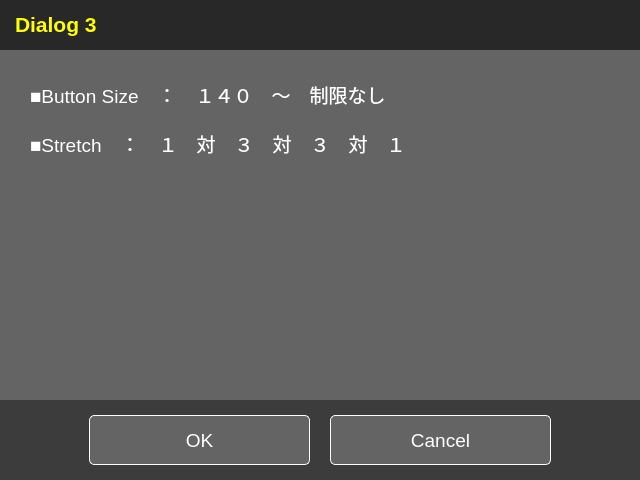
<?xml version="1.0" encoding="UTF-8"?>
<ui version="4.0">
 <class>Dialog4</class>
 <widget class="QDialog" name="Dialog4">
  <property name="geometry">
   <rect>
    <x>0</x>
    <y>0</y>
    <width>640</width>
    <height>480</height>
   </rect>
  </property>
  <property name="maximumSize">
   <size>
    <width>1024</width>
    <height>768</height>
   </size>
  </property>
  <property name="windowTitle">
   <string>Dialog</string>
  </property>
  <layout class="QVBoxLayout" name="verticalLayout">
   <property name="spacing">
    <number>0</number>
   </property>
   <property name="leftMargin">
    <number>0</number>
   </property>
   <property name="topMargin">
    <number>0</number>
   </property>
   <property name="rightMargin">
    <number>0</number>
   </property>
   <property name="bottomMargin">
    <number>0</number>
   </property>
   <item>
    <widget class="QWidget" name="widget" native="true">
     <property name="sizePolicy">
      <sizepolicy hsizetype="Preferred" vsizetype="Fixed">
       <horstretch>0</horstretch>
       <verstretch>0</verstretch>
      </sizepolicy>
     </property>
     <property name="minimumSize">
      <size>
       <width>0</width>
       <height>50</height>
      </size>
     </property>
     <property name="styleSheet">
      <string notr="true">background:rgb(40,40,40);</string>
     </property>
     <layout class="QHBoxLayout" name="horizontalLayout_2">
      <property name="spacing">
       <number>0</number>
      </property>
      <property name="leftMargin">
       <number>15</number>
      </property>
      <property name="topMargin">
       <number>0</number>
      </property>
      <property name="rightMargin">
       <number>5</number>
      </property>
      <property name="bottomMargin">
       <number>0</number>
      </property>
      <item>
       <widget class="QLabel" name="label">
        <property name="sizePolicy">
         <sizepolicy hsizetype="Fixed" vsizetype="Fixed">
          <horstretch>0</horstretch>
          <verstretch>0</verstretch>
         </sizepolicy>
        </property>
        <property name="font">
         <font>
          <pointsize>16</pointsize>
          <weight>75</weight>
          <bold>true</bold>
         </font>
        </property>
        <property name="styleSheet">
         <string notr="true">color:yellow;</string>
        </property>
        <property name="text">
         <string>Dialog 3</string>
        </property>
       </widget>
      </item>
      <item>
       <spacer name="horizontalSpacer_3">
        <property name="orientation">
         <enum>Qt::Horizontal</enum>
        </property>
        <property name="sizeHint" stdset="0">
         <size>
          <width>503</width>
          <height>20</height>
         </size>
        </property>
       </spacer>
      </item>
      <item>
       <widget class="QPushButton" name="pushButton">
        <property name="styleSheet">
         <string notr="true">border:none;
outline:none;</string>
        </property>
        <property name="text">
         <string/>
        </property>
        <property name="icon">
         <iconset resource="iconimages.qrc">
          <normaloff>:/resources/images/097c5d0f-1ed8-4cdd-bd7b-911829b7d10b.png</normaloff>:/resources/images/097c5d0f-1ed8-4cdd-bd7b-911829b7d10b.png</iconset>
        </property>
        <property name="iconSize">
         <size>
          <width>32</width>
          <height>32</height>
         </size>
        </property>
       </widget>
      </item>
     </layout>
    </widget>
   </item>
   <item>
    <widget class="QWidget" name="widget_2" native="true">
     <property name="styleSheet">
      <string notr="true">background:rgb(100,100,100);</string>
     </property>
     <layout class="QVBoxLayout" name="verticalLayout_2">
      <property name="spacing">
       <number>20</number>
      </property>
      <property name="leftMargin">
       <number>30</number>
      </property>
      <property name="topMargin">
       <number>30</number>
      </property>
      <property name="rightMargin">
       <number>0</number>
      </property>
      <property name="bottomMargin">
       <number>0</number>
      </property>
      <item>
       <widget class="QLabel" name="label_2">
        <property name="font">
         <font>
          <pointsize>14</pointsize>
         </font>
        </property>
        <property name="styleSheet">
         <string notr="true">color:white;</string>
        </property>
        <property name="text">
         <string>■Button Size　：　１４０　～　制限なし</string>
        </property>
       </widget>
      </item>
      <item>
       <widget class="QLabel" name="label_3">
        <property name="font">
         <font>
          <pointsize>14</pointsize>
         </font>
        </property>
        <property name="styleSheet">
         <string notr="true">color:white;</string>
        </property>
        <property name="text">
         <string>■Stretch　：　１　対　３　対　３　対　１</string>
        </property>
       </widget>
      </item>
      <item>
       <spacer name="verticalSpacer">
        <property name="orientation">
         <enum>Qt::Vertical</enum>
        </property>
        <property name="sizeHint" stdset="0">
         <size>
          <width>20</width>
          <height>40</height>
         </size>
        </property>
       </spacer>
      </item>
     </layout>
     <zorder>label_2</zorder>
     <zorder>label_3</zorder>
     <zorder>verticalSpacer</zorder>
    </widget>
   </item>
   <item>
    <widget class="QWidget" name="widget_3" native="true">
     <property name="sizePolicy">
      <sizepolicy hsizetype="Preferred" vsizetype="Fixed">
       <horstretch>0</horstretch>
       <verstretch>0</verstretch>
      </sizepolicy>
     </property>
     <property name="minimumSize">
      <size>
       <width>0</width>
       <height>80</height>
      </size>
     </property>
     <property name="styleSheet">
      <string notr="true">background:rgb(60,60,60);</string>
     </property>
     <layout class="QHBoxLayout" name="horizontalLayout" stretch="1,3,3,1">
      <property name="spacing">
       <number>20</number>
      </property>
      <property name="leftMargin">
       <number>15</number>
      </property>
      <property name="topMargin">
       <number>0</number>
      </property>
      <property name="rightMargin">
       <number>15</number>
      </property>
      <property name="bottomMargin">
       <number>0</number>
      </property>
      <item>
       <spacer name="horizontalSpacer">
        <property name="orientation">
         <enum>Qt::Horizontal</enum>
        </property>
        <property name="sizeHint" stdset="0">
         <size>
          <width>89</width>
          <height>20</height>
         </size>
        </property>
       </spacer>
      </item>
      <item>
       <widget class="QToolButton" name="toolButton">
        <property name="sizePolicy">
         <sizepolicy hsizetype="Preferred" vsizetype="Fixed">
          <horstretch>0</horstretch>
          <verstretch>0</verstretch>
         </sizepolicy>
        </property>
        <property name="minimumSize">
         <size>
          <width>140</width>
          <height>50</height>
         </size>
        </property>
        <property name="maximumSize">
         <size>
          <width>16777215</width>
          <height>16777215</height>
         </size>
        </property>
        <property name="font">
         <font>
          <pointsize>14</pointsize>
         </font>
        </property>
        <property name="styleSheet">
         <string notr="true">background:rgb(100, 100, 100);
border-style: solid;
border-width: 1px;
border-color: white;
border-radius: 5px;
color:white;</string>
        </property>
        <property name="text">
         <string>OK</string>
        </property>
       </widget>
      </item>
      <item>
       <widget class="QToolButton" name="toolButton_2">
        <property name="sizePolicy">
         <sizepolicy hsizetype="Preferred" vsizetype="Fixed">
          <horstretch>0</horstretch>
          <verstretch>0</verstretch>
         </sizepolicy>
        </property>
        <property name="minimumSize">
         <size>
          <width>140</width>
          <height>50</height>
         </size>
        </property>
        <property name="maximumSize">
         <size>
          <width>16777215</width>
          <height>16777215</height>
         </size>
        </property>
        <property name="font">
         <font>
          <pointsize>14</pointsize>
         </font>
        </property>
        <property name="styleSheet">
         <string notr="true">background:rgb(100, 100, 100);
border-style: solid;
border-width: 1px;
border-color: white;
border-radius: 5px;
color:white;</string>
        </property>
        <property name="text">
         <string>Cancel</string>
        </property>
       </widget>
      </item>
      <item>
       <spacer name="horizontalSpacer_2">
        <property name="orientation">
         <enum>Qt::Horizontal</enum>
        </property>
        <property name="sizeHint" stdset="0">
         <size>
          <width>89</width>
          <height>20</height>
         </size>
        </property>
       </spacer>
      </item>
     </layout>
    </widget>
   </item>
  </layout>
 </widget>
 <resources>
  <include location="iconimages.qrc"/>
 </resources>
 <connections/>
</ui>
